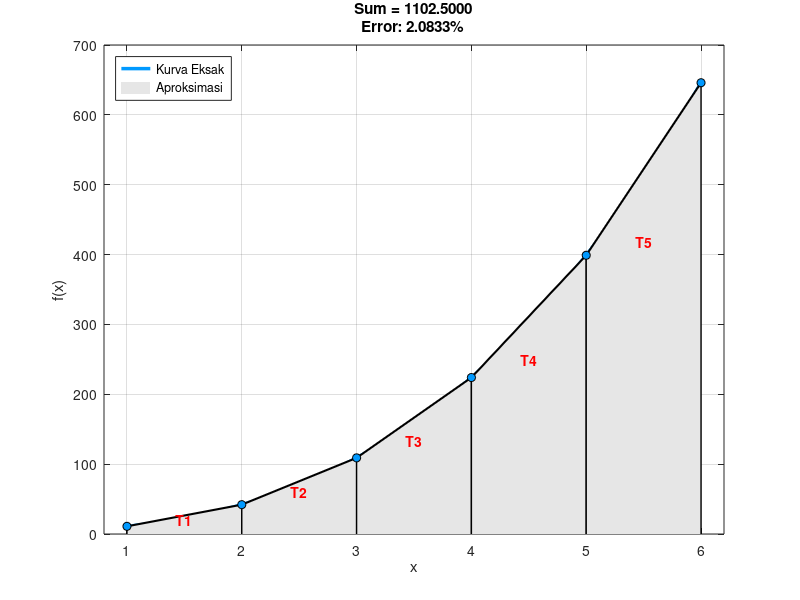

Source code (MATLAB):
clear; clc; close all;

f = @(x) 2*x.^3 + 6*x.^2 - x + 4; 

disp('--- Program Integral Trapesium ---');
a = 1; % batas bawah
b = 6; % batas atas
n = input('Masukkan jumlah sub-interval (n): ');

dx = (b - a) / n;
sum = 0;   
c1 = a;    

x_fine = linspace(a, b, 500);
y_fine = f(x_fine);
figure('Color', 'w'); 
h_curve = plot(x_fine, y_fine, 'Color', [0 0.6 1], 'LineWidth', 2.5); hold on;
h_fill = [];

fprintf('\nDetail Iterasi:\n');
fprintf('-------------------------------------------------------------\n');
fprintf(' i |    c1     |    c2     |     z (Luas)   |   sum (Total)\n');
fprintf('-------------------------------------------------------------\n');

for i = 1:n
    c2 = c1 + dx;
    z = (dx / 2) * (f(c1) + f(c2));
    sum = sum + z;
    
    x_trap = [c1, c1, c2, c2];
    y_trap = [0, f(c1), f(c2), 0];
    
    h_temp = fill(x_trap, y_trap, [0.9 0.9 0.9], 'EdgeColor', 'none');
    if i==1, h_fill = h_temp; end
    
    plot([c1 c1], [0 f(c1)], 'k-', 'LineWidth', 1);       
    plot([c2 c2], [0 f(c2)], 'k-', 'LineWidth', 1);       
    plot([c1 c2], [f(c1) f(c2)], 'k-', 'LineWidth', 1.5); 
    
    plot(c1, f(c1), 'o', 'MarkerFaceColor', [0 0.6 1], 'MarkerEdgeColor', 'k');
    if i==n, plot(c2, f(c2), 'o', 'MarkerFaceColor', [0 0.6 1], 'MarkerEdgeColor', 'k'); end
    
    text((c1+c2)/2, (f(c1)+f(c2))/2.5, ['T' num2str(i)], 'Color', 'r', 'FontWeight', 'bold', 'HorizontalAlignment', 'center');
    
    fprintf(' %d | %8.4f  | %8.4f  |   %10.4f   |   %10.4f\n', i, c1, c2, z, sum);
    
    c1 = c1 + dx;
end

val_exact = integral(f, a, b);
err_abs = abs(val_exact - sum); 
err_rel = (err_abs / abs(val_exact)) * 100;

fprintf('-------------------------------------------------------------\n');
fprintf('\nHASIL AKHIR:\n');
fprintf('1. Eksak (Analitik) : %.6f\n', val_exact);
fprintf('2. Numerik   : %.6f\n', sum);
fprintf('3. Error Relatif    : %.4f %%\n', err_rel);

title({['Sum = ' num2str(sum, '%.4f')], ...
       ['Error: ' num2str(err_rel, '%.4f') '%']});

xlabel('x'); ylabel('f(x)'); grid on;
xlim([a-0.2, b+0.2]); 
legend([h_curve, h_fill], {'Kurva Eksak', 'Aproksimasi'}, 'Location', 'northwest');
hold off;
